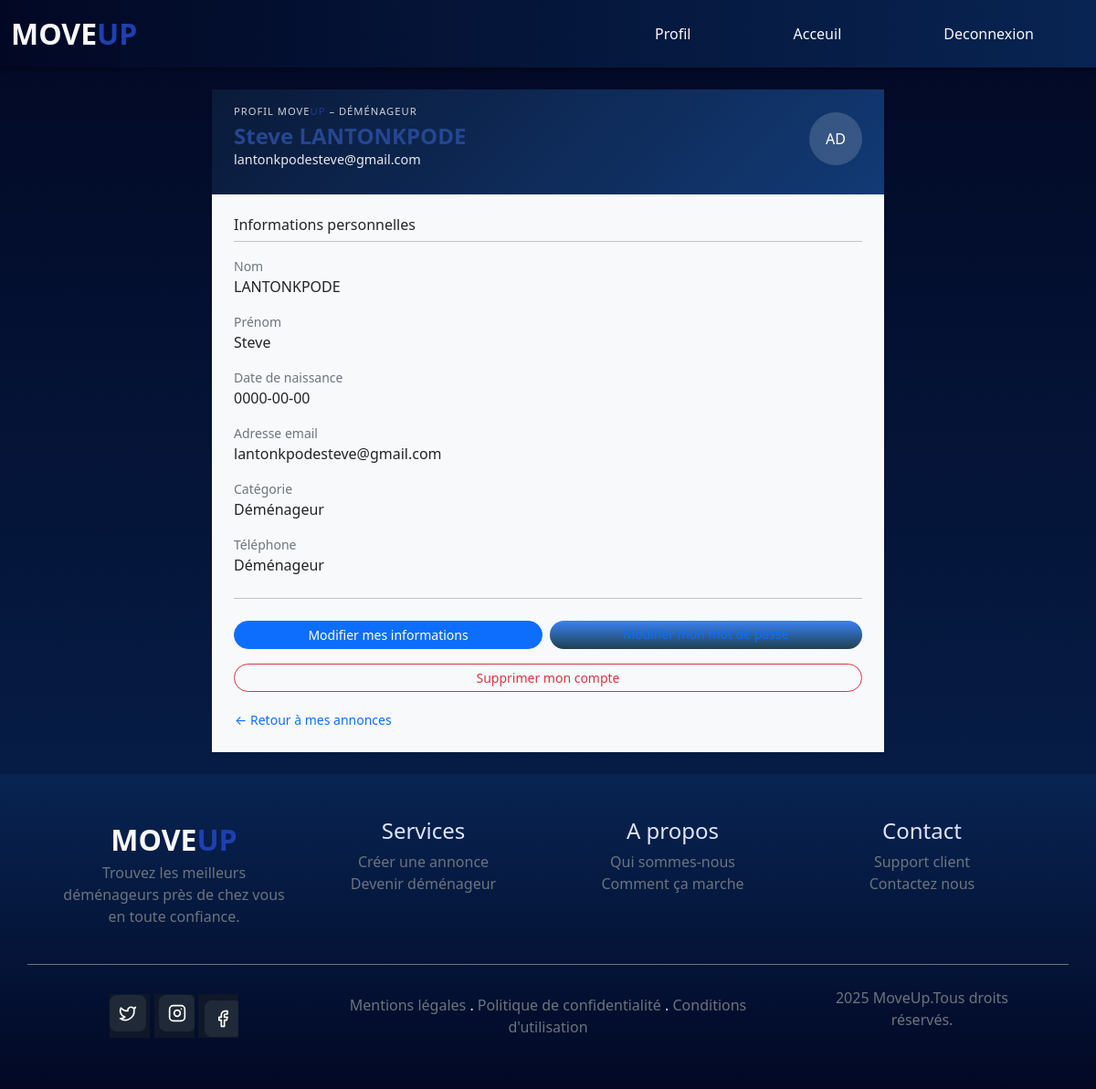
The page /Client/profil.php (signed in) on the database its author committed.
### tables this page shows
CREATE TABLE `utilisateur` (
  `id` int(11) NOT NULL,
  `nom` varchar(256) NOT NULL,
  `prenom` varchar(250) NOT NULL,
  `email` varchar(256) NOT NULL,
  `motdepasse` varchar(256) NOT NULL,
  `role` varchar(256) NOT NULL,
  `telephone` int(11) NOT NULL,
  `dateanniverssaire` date NOT NULL
);

### fonction.php (called while the page is built, shortened)
<?php
include_once 'Visiteur/header.php';
    try
    {
        $pdo= new PDO("mysql:host=localhost;dbname=tableaux","root","root");
        $pdo->setAttribute(PDO::ATTR_ERRMODE, PDO::ERRMODE_SILENT);
    }
    catch(Exception $e)
    {
        die('Erreur : '.$e->getMessage());
    }
function get_utilisateur()
{
    global $pdo;
    $utilisateurStatement = $pdo->prepare('select * from utilisateur');
    $utilisateurStatement->execute();
    $utilisateurs=$utilisateurStatement->fetchAll();
    return $utilisateurs;
}
function get_utilisateure()
{
  $utilisateurs=get_utilisateur();
  $utilisateure=null;
foreach($utilisateurs as $utilisateur)
          {
            if($utilisateur['id']===$_SESSION['id'])
            {
                 $utilisateure=$utilisateur;
                 break;
            }
          }
          return $utilisateure;
}
?>

### Client/profil.php (the view, shortened to what this page needs)
<?php
include_once '../Visiteur/header.php';
include_once 'nav1.php';
$utilisateur=get_utilisateure();
?>
<body class="background-A">
<main class="container py-4">
  <div class="row justify-content-center">
    <div class="col-12 col-md-10 col-lg-8">
      <section class="rounded-4 shadow-sm overflow-hidden bg-light">
        <div class="px-4 py-3"
             style="background: linear-gradient(135deg, #0A1A39, #123A75); color:#fff;">
          <div class="d-flex justify-content-between align-items-center flex-wrap">
            <div class="mb-2">
              <p class="mb-1 text-uppercase"
                 style="font-size:0.7rem;letter-spacing:1px;opacity:0.8;">
                Profil MOVE<span class="titre-color">UP</span> – <?php echo $utilisateur['role'];?>
              </p>
              <h2 class="mb-0 fw-bold" style="font-size:1.5rem;">
                <?php echo $utilisateur['prenom'];?> <?php echo $utilisateur['nom'];?>
              </h2>
              <p class="mb-1" style="font-size:0.9rem;opacity:0.9;">
                <?php echo $utilisateur['email'];?>
              </p>
            </div>
            <div class="mb-2 text-end">
              <div class="rounded-circle d-flex align-items-center justify-content-center ms-auto"
                   style="width:58px;height:58px;background:rgba(255,255,255,0.16);">
                <span class="fw-semibold" style="font-size:1rem;">AD</span>
              </div>
            </div>
          </div>
        </div>
        <div class="px-4 py-4">
          <h6 class="mb-1 fw-semibold">Informations personnelles</h6>
          <hr class="mt-2 mb-3">
          <div class="mb-3">
            <span class="text-muted small d-block">Nom</span>
            <span class="fw-semibold"><?php echo $utilisateur['nom'];?></span>
          </div>
          <div class="mb-3">
            <span class="text-muted small d-block">Prénom</span>
            <span class="fw-semibold"><?php echo $utilisateur['prenom'];?></span>
          </div>
          <div class="mb-3">
            <span class="text-muted small d-block">Date de naissance</span>
            <span class="fw-semibold"><?php echo $utilisateur['dateanniverssaire'];?></span>
          </div>
          <div class="mb-3">
            <span class="text-muted small d-block">Adresse email</span>
            <span class="fw-semibold"><?php echo $utilisateur['email'];?></span>
          </div>
          <div class="mb-3">
            <span class="text-muted small d-block">Catégorie</span>
            <span class="fw-semibold"><?php echo $utilisateur['role'];?></span>
          </div>
          <div class="mb-4">
            <span class="text-muted small d-block">Téléphone</span>
            <span class="fw-semibold"><?php echo $utilisateur['role'];?></span>
          </div>
          <hr class="my-4">
          <div class="d-flex flex-column flex-md-row gap-2 mb-3">
            <a href="modifierProfil.php"
               class="btn btn-primary btn-sm flex-fill"
               style="border-radius:30px;">
              Modifier mes informations
            </a>
            <a href="modifierMotDePasse.php"
               class="btn btn-outline-primary btn-sm flex-fill"
               style="border-radius:30px;">
              Modifier mon mot de passe
            </a>
          </div>
          <button type="button"
                  class="btn btn-outline-danger btn-sm w-100 mb-3"
                  style="border-radius:30px;">
            Supprimer mon compte
          </button>
          <a href="client.php"
             class="btn btn-link btn-sm p-0">
            ← Retour à mes annonces
          </a>
        </div>
      </section>
    </div>
  </div>
</main>
</body>
<?php include_once '../Visiteur/footer.php'; ?>

### styl.css (style rules this page uses)
.background-A { background: linear-gradient(to bottom, #020824, #082452) !important; }
.titre-color { color: #1E40AF; }
.btn-outline-primary { background: linear-gradient(to bottom, #3B82F6, #1E404F); border: none; outline: none !important; box-shadow: none !important; }
a { text-decoration: none !important; }
h2 { color: #274690; font-weight: 750; text-align: center; margin-bottom: 2rem; }

### rows shown on the page
utilisateur: role "DÉMÉNAGEUR", prenom "Steve", nom "LANTONKPODE", email "lantonkpodesteve@gmail.com", dateanniverssaire "0000-00-00", role "Déménageur"
